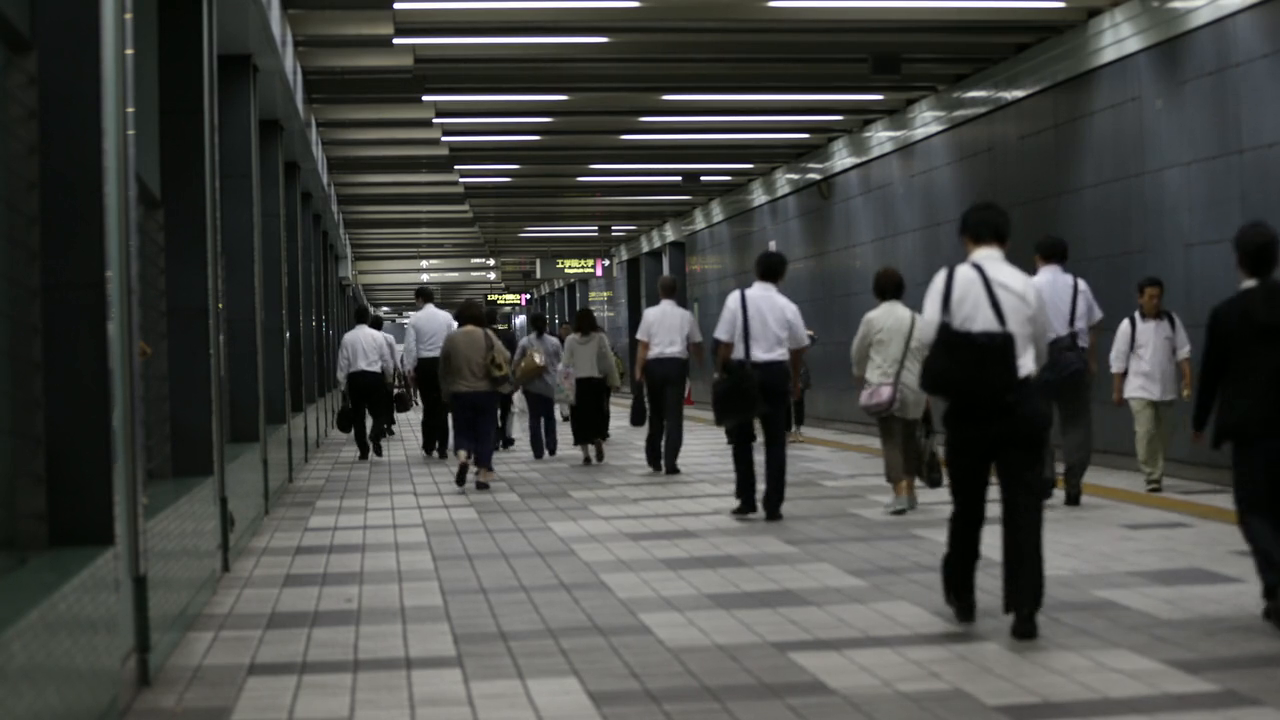
#> input picture frame 33 of ComputerVision/Airport.mp4, 1280 x 720 px, given in place of Crowd.mp4, which was not available
$ python 'Body Detection.py'
#> lines starting #> are read from the running program, lines starting #| are printed output that depends on the picture; after the words box and inside, x2 and y2 are one past the last pixel; in counts of white or black regions, pixels touching at a corner belong together; pictures that were not available may be replaced by others from this repository, and a replacement may not be noted
## Just a classic application of the body detection machine learning Algorithm to a crowd video

import cv2
frameWidth = 1024
frameHeight = 768


cap = cv2.VideoCapture("Crowd.mp4")

while True:
    success, img = cap.read()
#> img is the input picture: shape (720, 1280, 3); mean B, G, R 68.7, 71.7, 70.3
    img = cv2.resize(img, (frameWidth, frameHeight))
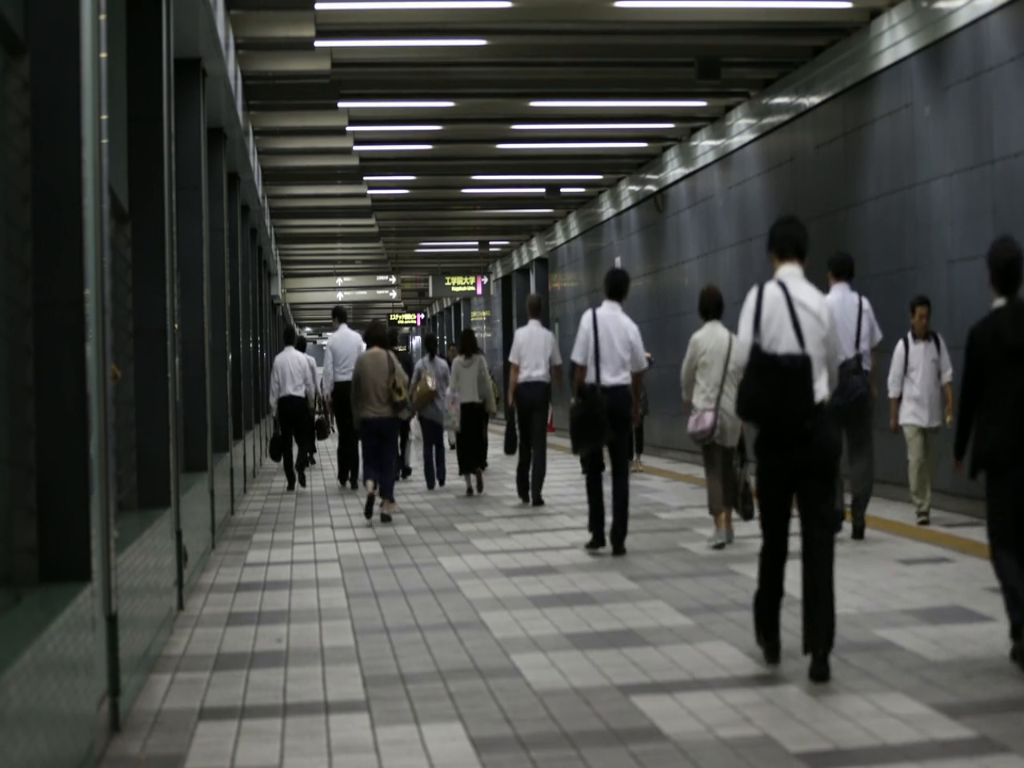
#> img: shape (768, 1024, 3); mean B, G, R 68.6, 71.6, 70.2
    imgGray = cv2.cvtColor(img, cv2.COLOR_BGR2GRAY)
    bodyCas = cv2.CascadeClassifier('haarcascade_fullbody.xml')
    bodies = bodyCas.detectMultiScale(imgGray, 1.1,1)
#> bodies = [[341, 600, 34, 70], [442, 390, 60, 121], [486, 365, 81, 163], [254, 353, 80, 159], [331, 362, 93, 186], [236, 290, 109, 218], [528, 287, 151, 302], [300, 297, 142, 283], [656, 189, 266, 532]]
    for x, y, w, h in bodies:
        cv2.rectangle(img, (x, y), (x + w, y + h), (0, 255, 0), 2)
#> this loop made 9 passes
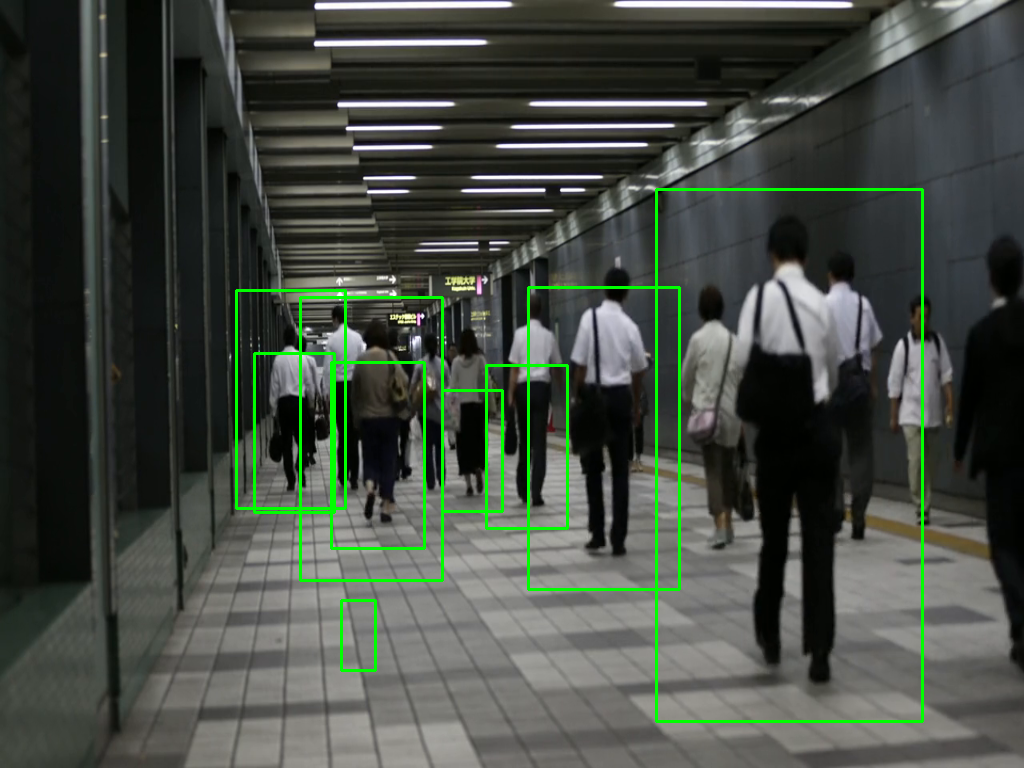
#> img: shape (768, 1024, 3); 2.26% of pixels changed, all inside (x1, y1, x2, y2) = (235, 188, 924, 723)
    cv2.imshow("Result", img)
    if cv2.waitKey(1) & 0xFF == ord('q'):
#> (key q is pressed here)
        break

$ run again, starting later in the video
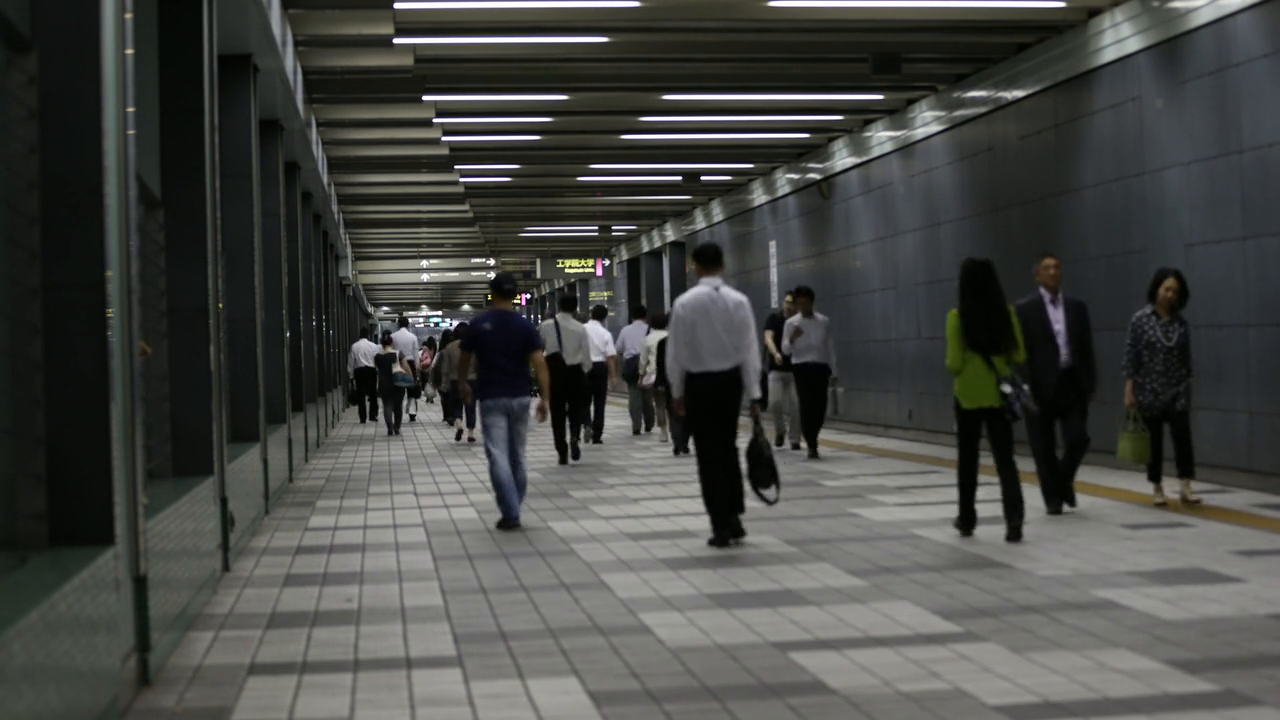
#> input picture frame 148 of ComputerVision/Airport.mp4, 1280 x 720 px, given in place of Crowd.mp4, which was not available
#> img is the input picture: shape (720, 1280, 3); mean B, G, R 68.7, 71.6, 70.3
#> `img = cv2.resize(img, (frameWidth, frameHeight))`:
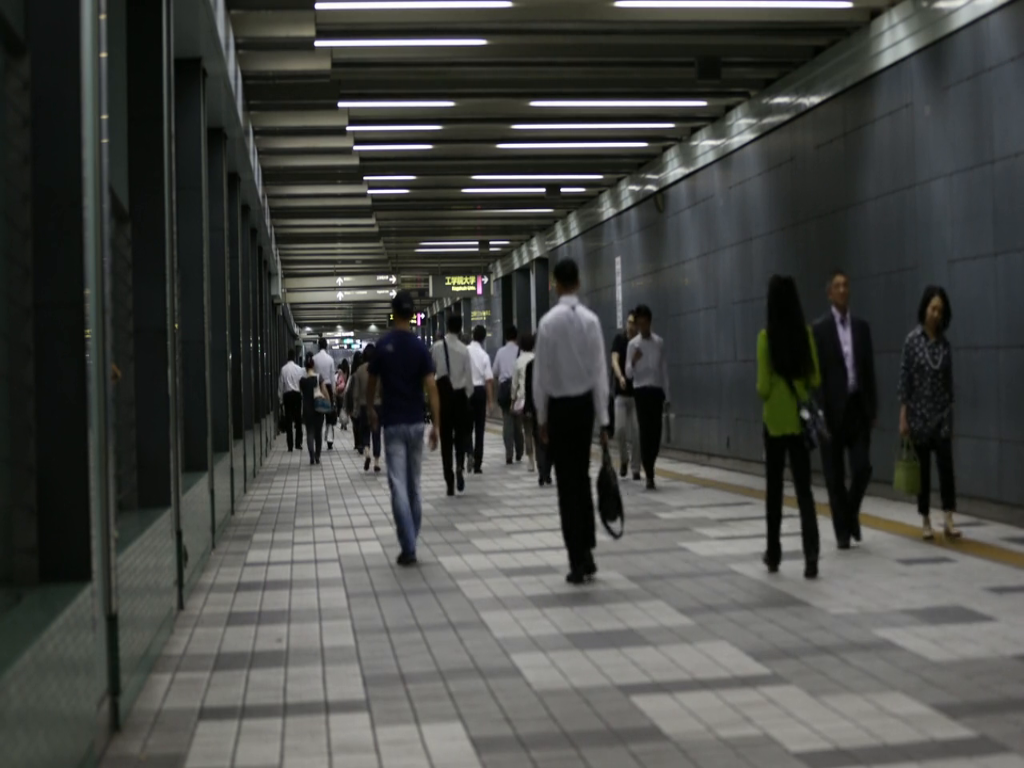
#> img: shape (768, 1024, 3); mean B, G, R 68.6, 71.5, 70.2
#> bodies = [[334, 557, 32, 64], [294, 395, 40, 80], [377, 467, 58, 116], [422, 380, 68, 136], [410, 336, 90, 180], [328, 259, 138, 277], [486, 251, 193, 386], [664, 49, 282, 564]]
#> the loop `for x, y, w, h in bodies:` made 8 passes
#> after the loop `for x, y, w, h in bodies:`:
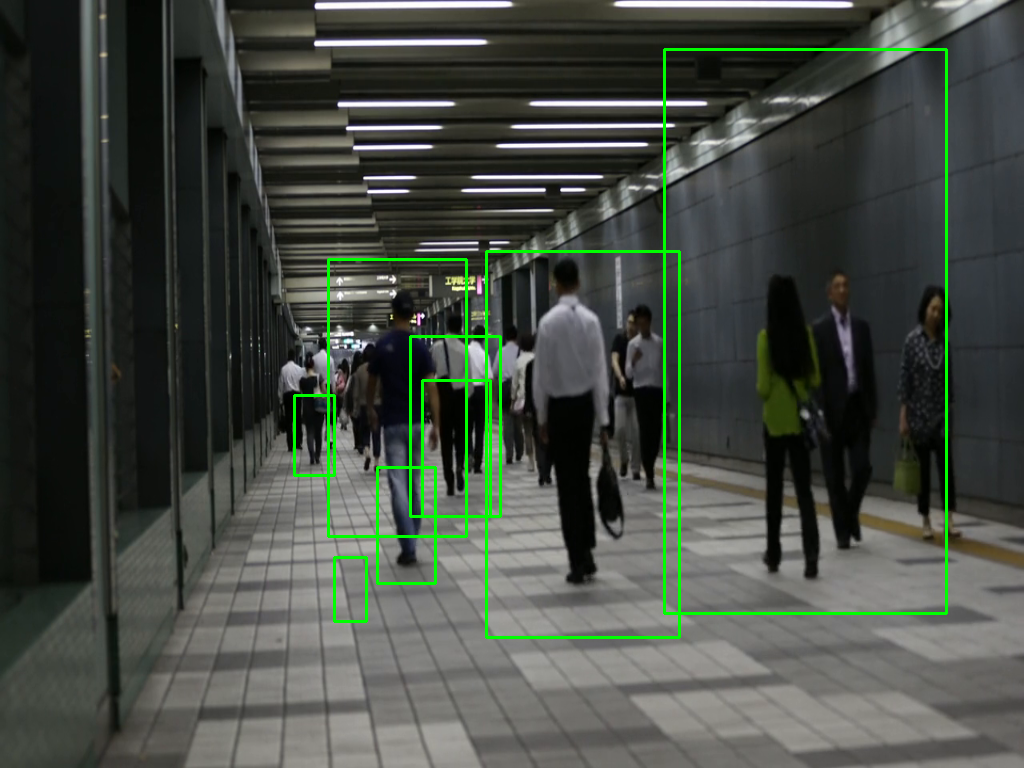
#> img: shape (768, 1024, 3); 2.01% of pixels changed, all inside (x1, y1, x2, y2) = (293, 48, 948, 639)

$ run again, starting later in the video
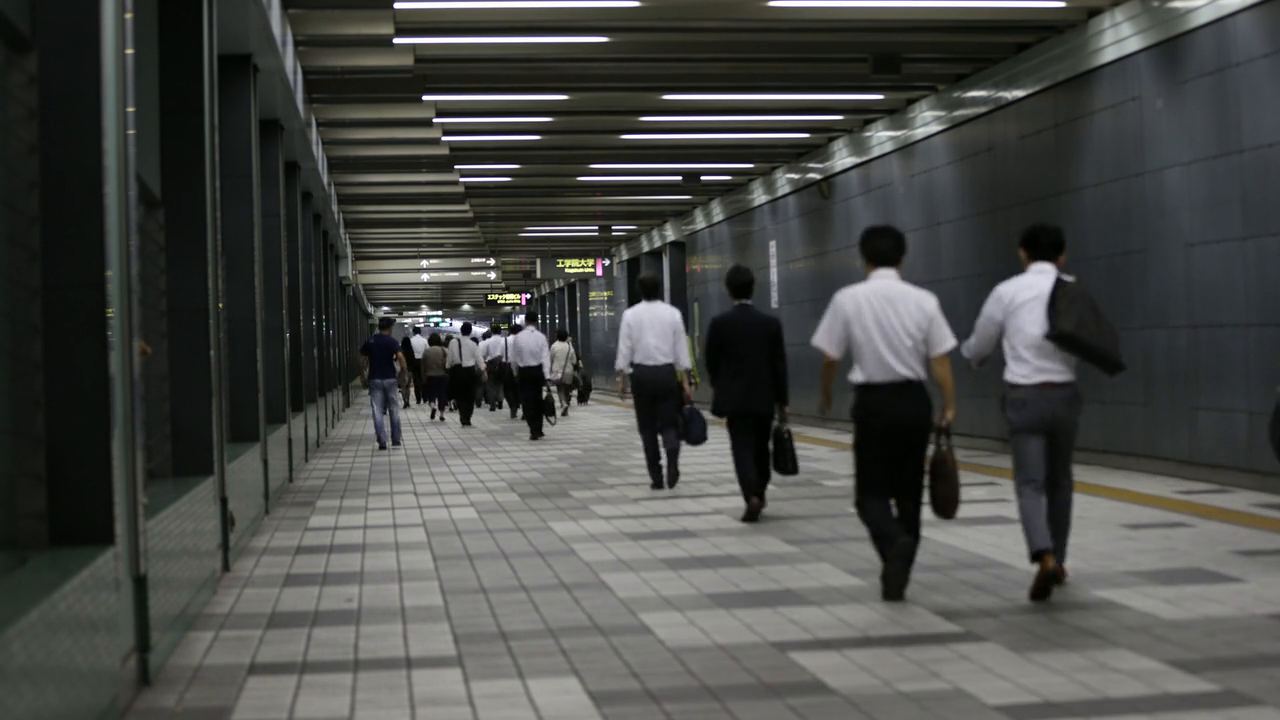
#> input picture frame 264 of ComputerVision/Airport.mp4, 1280 x 720 px, given in place of Crowd.mp4, which was not available
#> img is the input picture: shape (720, 1280, 3); mean B, G, R 71.3, 74, 72.7
#> `img = cv2.resize(img, (frameWidth, frameHeight))`:
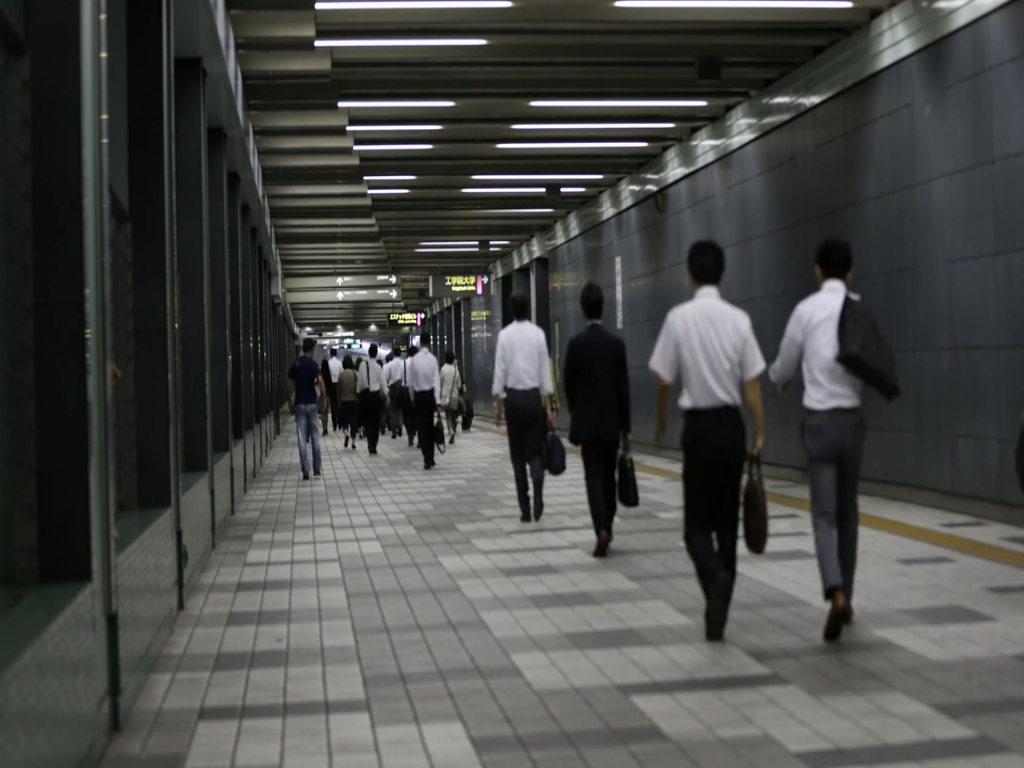
#> img: shape (768, 1024, 3); mean B, G, R 71.2, 73.9, 72.6
#> bodies = [[357, 401, 31, 62], [408, 401, 40, 79], [349, 377, 43, 85], [657, 444, 116, 232], [482, 363, 92, 183], [529, 300, 146, 291], [447, 241, 152, 304]]
#> the loop `for x, y, w, h in bodies:` made 7 passes
#> after the loop `for x, y, w, h in bodies:`:
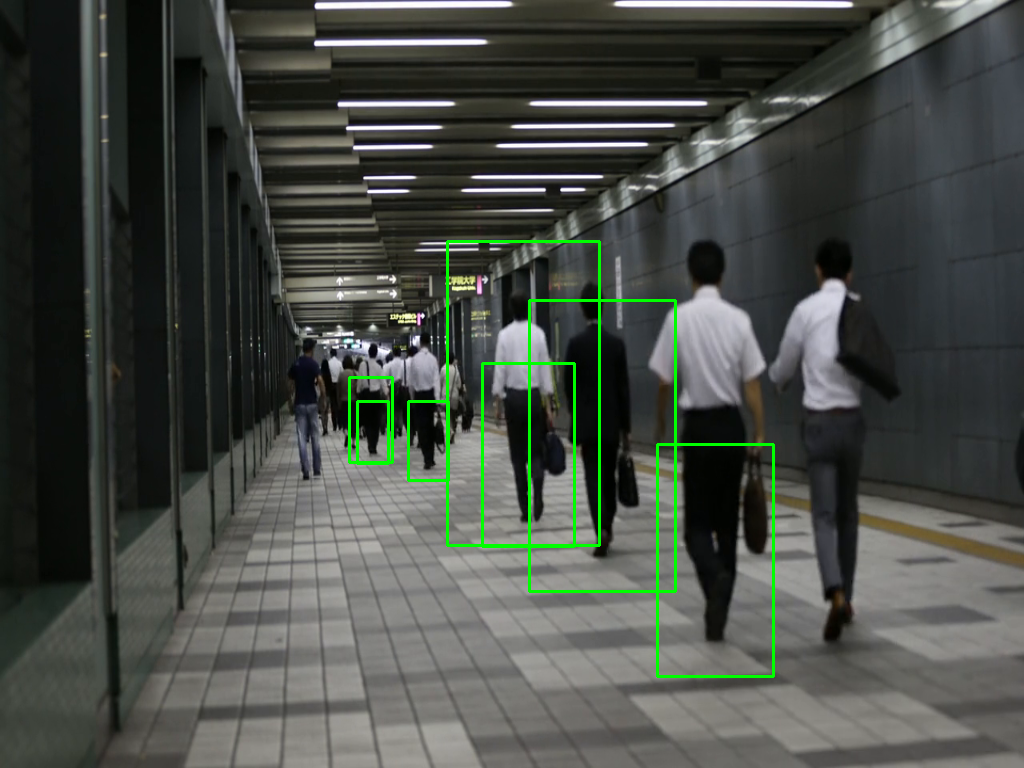
#> img: shape (768, 1024, 3); 1.35% of pixels changed, all inside (x1, y1, x2, y2) = (348, 240, 775, 678)
